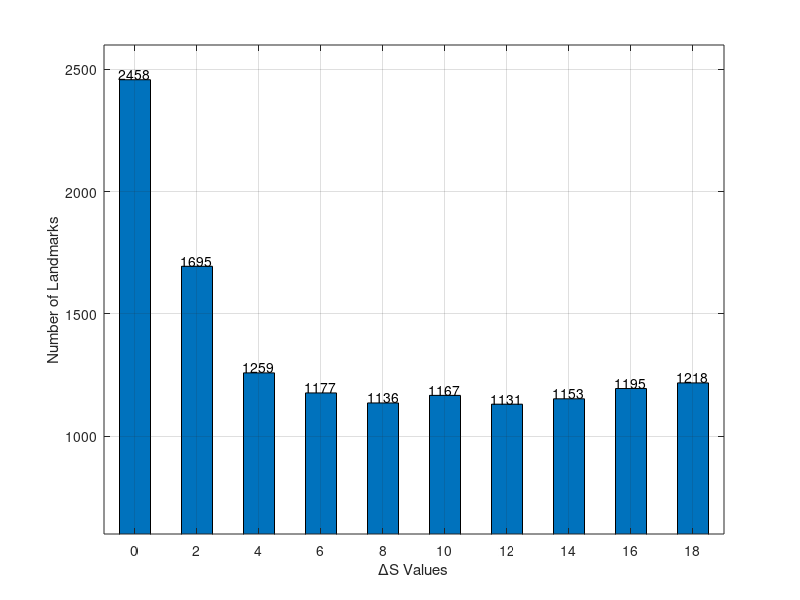

Recreate this plot in MATLAB.
clear all
clc

A = load('LPA_Minimize.txt');
X = A(:,1);
Y = A(:,2);

bar(X,Y,0.5)
text(X, Y, num2str(Y,'%0.0f'),'HorizontalAlignment','center','VerticalAlignment','bottom')

xlabel('\DeltaS Values')
ylabel('Number of Landmarks')

xlim([-1 19])
ylim([600 2600])

grid on